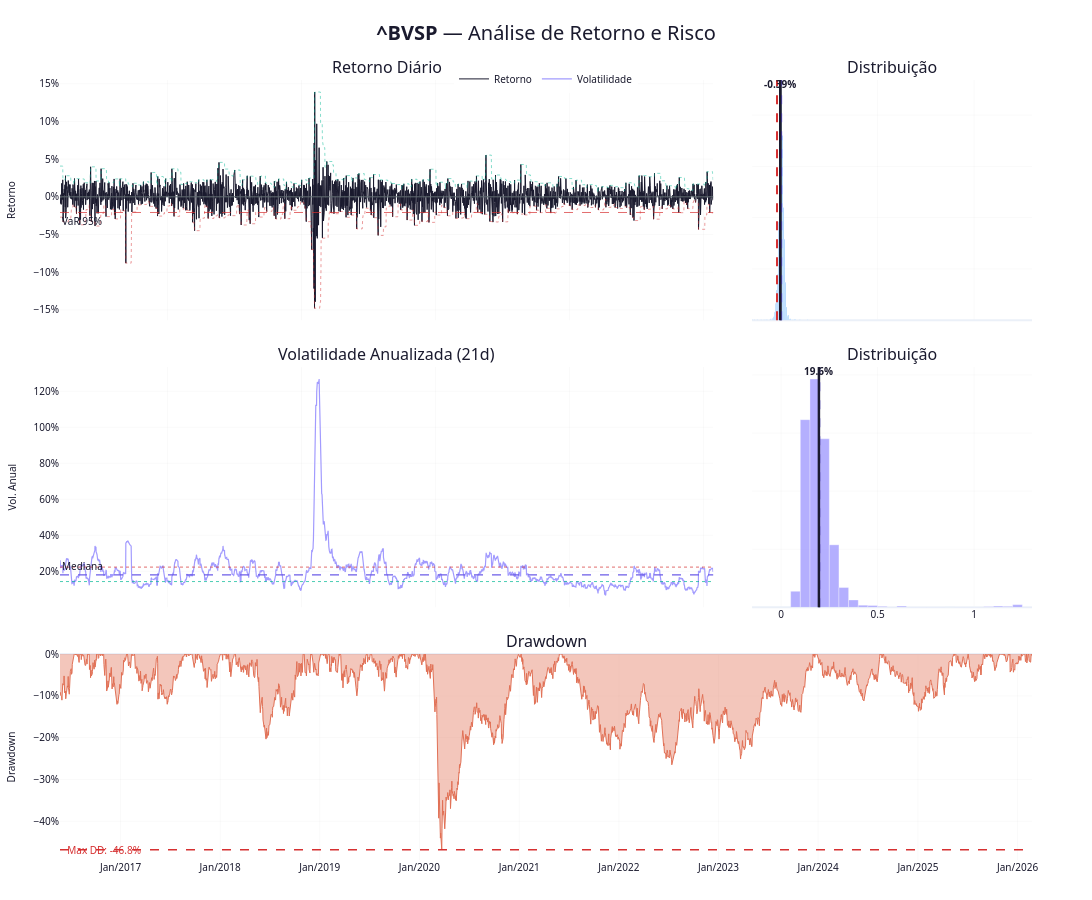

Notebook source saved alongside this figure:
### Code cell
# ══════════════════════════════════════════════════════════════
# DASHBOARD DE RETORNO E VOLATILIDADE
# ══════════════════════════════════════════════════════════════

fig = make_subplots(
    rows=3,
    cols=2,
    shared_xaxes='columns',
    vertical_spacing=0.06,
    horizontal_spacing=0.04,
    column_widths=[0.70, 0.30],
    row_heights=[0.35, 0.35, 0.30],
    specs=[
        [{}, {}],
        [{}, {}],
        [{"colspan": 2}, None],
    ],
    subplot_titles=(
        'Retorno Diário', 'Distribuição',
        'Volatilidade Anualizada (21d)', 'Distribuição',
        'Drawdown'
    )
)

# ══════════════════════════════════════════════════════════════
# ROW 1 — RETORNO
# ══════════════════════════════════════════════════════════════

# Retorno - Linha
fig.add_trace(go.Scatter(
    x=df.index,
    y=df['ret'],
    name='Retorno',
    line=dict(color=CORES['principal'], width=1),
    hovertemplate='%{y:.2%}<extra></extra>'
), row=1, col=1)

# Bandas de retorno
fig.add_trace(go.Scatter(
    x=df.index, y=df['ret_max_21'],
    name='Max 21d', line=dict(color=CORES['positivo'], width=0.8, dash='dot'),
    opacity=0.6, showlegend=False
), row=1, col=1)

fig.add_trace(go.Scatter(
    x=df.index, y=df['ret_min_21'],
    name='Min 21d', line=dict(color=CORES['negativo'], width=0.8, dash='dot'),
    opacity=0.6, showlegend=False
), row=1, col=1)

fig.add_hline(y=0, row=1, col=1, line_color=CORES['neutro'], line_width=1)

# VaR lines
fig.add_hline(y=var_hist_95/100, row=1, col=1, line_color=CORES['negativo'], 
              line_dash='dash', line_width=1, opacity=0.7,
              annotation_text='VaR 95%', annotation_position='bottom left')

# Retorno - Histograma
ret_vals = df['ret'].dropna()
fig.add_trace(go.Histogram(
    x=ret_vals,
    nbinsx=60,
    opacity=0.8,
    marker=dict(color=CORES['fundo_hist'], line=dict(color='white', width=0.3)),
    showlegend=False,
    hovertemplate='%{x:.2%}<br>Freq: %{y}<extra></extra>'
), row=1, col=2)

fig.add_vline(x=0, row=1, col=2, line_color=CORES['neutro'], line_width=1.5)
fig.add_vline(x=ret_vals.mean(), row=1, col=2, line_color=CORES['tendencia'], 
              line_width=2, line_dash='dash')
fig.add_vline(x=ret_vals.iloc[-1], row=1, col=2, line_color=CORES['principal'], line_width=2.5)

# VaR no histograma
fig.add_vline(x=var_hist_95/100, row=1, col=2, line_color=CORES['negativo'], 
              line_width=2, line_dash='dash')

fig.add_annotation(
    x=ret_vals.iloc[-1], y=1.02, yref='y2 domain',
    text=f"<b>{ret_vals.iloc[-1]:.2%}</b>",
    showarrow=False, font=dict(size=10, color=CORES['principal']),
    row=1, col=2
)

# ══════════════════════════════════════════════════════════════
# ROW 2 — VOLATILIDADE
# ══════════════════════════════════════════════════════════════

# Volatilidade - Linha
fig.add_trace(go.Scatter(
    x=df.index,
    y=df['vol'],
    name='Volatilidade',
    line=dict(color=CORES['volatilidade'], width=1.2),
    hovertemplate='%{y:.1%}<extra></extra>'
), row=2, col=1)

# Quartis
q25_vol = df['vol'].quantile(0.25)
q50_vol = df['vol'].quantile(0.50)
q75_vol = df['vol'].quantile(0.75)

fig.add_hline(y=q25_vol, row=2, col=1, line_color=CORES['positivo'], 
              line_dash='dot', line_width=1, opacity=0.7)
fig.add_hline(y=q50_vol, row=2, col=1, line_color=CORES['tendencia'], 
              line_dash='dash', line_width=1.2,
              annotation_text='Mediana', annotation_position='top left')
fig.add_hline(y=q75_vol, row=2, col=1, line_color=CORES['negativo'], 
              line_dash='dot', line_width=1, opacity=0.7)

# Volatilidade - Histograma
vol_vals = df['vol'].dropna()
fig.add_trace(go.Histogram(
    x=vol_vals,
    nbinsx=50,
    opacity=0.8,
    marker=dict(color=CORES['volatilidade'], line=dict(color='white', width=0.3)),
    showlegend=False,
    hovertemplate='%{x:.1%}<br>Freq: %{y}<extra></extra>'
), row=2, col=2)

fig.add_vline(x=vol_vals.mean(), row=2, col=2, line_color=CORES['tendencia'], 
              line_width=2, line_dash='dash')
fig.add_vline(x=vol_vals.iloc[-1], row=2, col=2, line_color=CORES['principal'], line_width=2.5)

fig.add_annotation(
    x=vol_vals.iloc[-1], y=1.02, yref='y4 domain',
    text=f"<b>{vol_vals.iloc[-1]:.1%}</b>",
    showarrow=False, font=dict(size=10, color=CORES['principal']),
    row=2, col=2
)

# ══════════════════════════════════════════════════════════════
# ROW 3 — DRAWDOWN
# ══════════════════════════════════════════════════════════════

fig.add_trace(go.Scatter(
    x=df.index,
    y=df['drawdown'],
    name='Drawdown',
    fill='tozeroy',
    line=dict(color=CORES['drawdown'], width=1),
    fillcolor='rgba(225, 112, 85, 0.4)',
    showlegend=False,
    hovertemplate='%{y:.1%}<extra></extra>'
), row=3, col=1)

fig.add_hline(
    y=df['drawdown'].min(),
    row=3, col=1,
    line_color=CORES['negativo'],
    line_dash='dash',
    line_width=1.5,
)

fig.add_annotation(
    x=df.index[0], y=df['drawdown'].min(),
    text=f"  Max DD: {df['drawdown'].min():.1%}",
    showarrow=False, xanchor='left',
    font=dict(size=10, color=CORES['negativo']),
    row=3, col=1
)

# ══════════════════════════════════════════════════════════════
# LAYOUT
# ══════════════════════════════════════════════════════════════

fig.update_layout(
    template='plotly_white',
    height=900,
    width=1400,
    margin=dict(l=60, r=60, t=80, b=40),
    hovermode='x unified',
    title=dict(
        text=f"<b>{param['ticker'].upper()}</b> — Análise de Retorno e Risco",
        font=dict(size=20, color=CORES['principal']),
        x=0.5, xanchor='center'
    ),
    legend=dict(
        orientation='h', y=1.02, x=0.5, xanchor='center',
        bgcolor='rgba(255,255,255,0.9)',
        font=dict(size=10)
    ),
    font=dict(family='Segoe UI, Arial', size=10, color=CORES['principal'])
)

# Eixos Y
fig.update_yaxes(title_text='Retorno', title_font=dict(size=10), row=1, col=1)
fig.update_yaxes(title_text='Vol. Anual', title_font=dict(size=10), row=2, col=1)
fig.update_yaxes(title_text='Drawdown', title_font=dict(size=10), row=3, col=1)

fig.update_yaxes(showticklabels=False, row=1, col=2)
fig.update_yaxes(showticklabels=False, row=2, col=2)

# Formato percentual
fig.update_yaxes(tickformat='.0%', row=1, col=1)
fig.update_yaxes(tickformat='.0%', row=2, col=1)
fig.update_yaxes(tickformat='.0%', row=3, col=1)

# Grid
fig.update_xaxes(showgrid=True, gridwidth=0.5, gridcolor='rgba(0,0,0,0.05)')
fig.update_yaxes(showgrid=True, gridwidth=0.5, gridcolor='rgba(0,0,0,0.05)')

# Datas
fig.update_xaxes(showticklabels=False, row=1, col=1)
fig.update_xaxes(showticklabels=False, row=2, col=1)
fig.update_xaxes(showticklabels=True, row=3, col=1, tickformat='%b/%Y')

fig.show()

### Figure 1 — Plotly figure (JSON) as saved in the notebook; plotly's stock layout.template omitted (floating-point values rounded to 4 significant figures; data arrays with more than 128 entries replaced by an {"elided": "..."} marker saying what was removed)
{"data": [{"hovertemplate": "%{y:.2%}<extra></extra>", "line": {"color": "#1a1a2e", "width": 1}, "name": "Retorno", "type": "scatter", "x": {"elided": "2422 str values"}, "xaxis": "x", "y": {"elided": "2422 float values"}, "yaxis": "y"}, {"line": {"color": "#00b894", "dash": "dot", "width": 0.8}, "name": "Max 21d", "opacity": 0.6, "showlegend": false, "type": "scatter", "x": {"elided": "2422 str values"}, "xaxis": "x", "y": {"elided": "2422 float values"}, "yaxis": "y"}, {"line": {"color": "#d63031", "dash": "dot", "width": 0.8}, "name": "Min 21d", "opacity": 0.6, "showlegend": false, "type": "scatter", "x": {"elided": "2422 str values"}, "xaxis": "x", "y": {"elided": "2422 float values"}, "yaxis": "y"}, {"hovertemplate": "%{x:.2%}<br>Freq: %{y}<extra></extra>", "marker": {"color": "#74b9ff", "line": {"color": "white", "width": 0.3}}, "nbinsx": 60, "opacity": 0.8, "showlegend": false, "type": "histogram", "x": {"elided": "2422 float values"}, "xaxis": "x2", "yaxis": "y2"}, {"hovertemplate": "%{y:.1%}<extra></extra>", "line": {"color": "#a29bfe", "width": 1.2}, "name": "Volatilidade", "type": "scatter", "x": {"elided": "2422 str values"}, "xaxis": "x3", "y": {"elided": "2422 float values"}, "yaxis": "y3"}, {"hovertemplate": "%{x:.1%}<br>Freq: %{y}<extra></extra>", "marker": {"color": "#a29bfe", "line": {"color": "white", "width": 0.3}}, "nbinsx": 50, "opacity": 0.8, "showlegend": false, "type": "histogram", "x": {"elided": "2422 float values"}, "xaxis": "x4", "yaxis": "y4"}, {"fill": "tozeroy", "fillcolor": "rgba(225, 112, 85, 0.4)", "hovertemplate": "%{y:.1%}<extra></extra>", "line": {"color": "#e17055", "width": 1}, "name": "Drawdown", "showlegend": false, "type": "scatter", "x": {"elided": "2422 str values"}, "xaxis": "x5", "y": {"elided": "2422 float values"}, "yaxis": "y5"}], "layout": {"annotations": [{"font": {"size": 16}, "showarrow": false, "text": "Retorno Diário", "x": 0.336, "xanchor": "center", "xref": "paper", "y": 1, "yanchor": "bottom", "yref": "paper"}, {"font": {"size": 16}, "showarrow": false, "text": "Distribuição", "x": 0.856, "xanchor": "center", "xref": "paper", "y": 1, "yanchor": "bottom", "yref": "paper"}, {"font": {"size": 16}, "showarrow": false, "text": "Volatilidade Anualizada (21d)", "x": 0.336, "xanchor": "center", "xref": "paper", "y": 0.632, "yanchor": "bottom", "yref": "paper"}, {"font": {"size": 16}, "showarrow": false, "text": "Distribuição", "x": 0.856, "xanchor": "center", "xref": "paper", "y": 0.632, "yanchor": "bottom", "yref": "paper"}, {"font": {"size": 16}, "showarrow": false, "text": "Drawdown", "x": 0.5, "xanchor": "center", "xref": "paper", "y": 0.264, "yanchor": "bottom", "yref": "paper"}, {"showarrow": false, "text": "VaR 95%", "x": 0, "xanchor": "left", "xref": "x domain", "y": -0.02077, "yanchor": "top", "yref": "y"}, {"font": {"color": "#1a1a2e", "size": 10}, "showarrow": false, "text": "<b>-0.39%</b>", "x": -0.003918, "xref": "x2", "y": 1.02, "yref": "y2 domain"}, {"showarrow": false, "text": "Mediana", "x": 0, "xanchor": "left", "xref": "x3 domain", "y": 0.1801, "yanchor": "bottom", "yref": "y3"}, {"font": {"color": "#1a1a2e", "size": 10}, "showarrow": false, "text": "<b>19.6%</b>", "x": 0.1963, "xref": "x4", "y": 1.02, "yref": "y4 domain"}, {"font": {"color": "#d63031", "size": 10}, "showarrow": false, "text": "  Max DD: -46.8%", "x": "2016-05-24T00:00:00", "xanchor": "left", "xref": "x5", "y": -0.4682, "yref": "y5"}], "font": {"color": "#1a1a2e", "family": "Segoe UI, Arial", "size": 10}, "height": 900, "hovermode": "x unified", "legend": {"bgcolor": "rgba(255,255,255,0.9)", "font": {"size": 10}, "orientation": "h", "x": 0.5, "xanchor": "center", "y": 1.02}, "margin": {"b": 40, "l": 60, "r": 60, "t": 80}, "shapes": [{"line": {"color": "#636e72", "width": 1}, "type": "line", "x0": 0, "x1": 1, "xref": "x domain", "y0": 0, "y1": 0, "yref": "y"}, {"line": {"color": "#d63031", "dash": "dash", "width": 1}, "opacity": 0.7, "type": "line", "x0": 0, "x1": 1, "xref": "x domain", "y0": -0.02077, "y1": -0.02077, "yref": "y"}, {"line": {"color": "#636e72", "width": 1.5}, "type": "line", "x0": 0, "x1": 0, "xref": "x2", "y0": 0, "y1": 1, "yref": "y2 domain"}, {"line": {"color": "#6c5ce7", "dash": "dash", "width": 2}, "type": "line", "x0": 0.000661, "x1": 0.000661, "xref": "x2", "y0": 0, "y1": 1, "yref": "y2 domain"}, {"line": {"color": "#1a1a2e", "width": 2.5}, "type": "line", "x0": -0.003918, "x1": -0.003918, "xref": "x2", "y0": 0, "y1": 1, "yref": "y2 domain"}, {"line": {"color": "#d63031", "dash": "dash", "width": 2}, "type": "line", "x0": -0.02077, "x1": -0.02077, "xref": "x2", "y0": 0, "y1": 1, "yref": "y2 domain"}, {"line": {"color": "#00b894", "dash": "dot", "width": 1}, "opacity": 0.7, "type": "line", "x0": 0, "x1": 1, "xref": "x3 domain", "y0": 0.1431, "y1": 0.1431, "yref": "y3"}, {"line": {"color": "#6c5ce7", "dash": "dash", "width": 1.2}, "type": "line", "x0": 0, "x1": 1, "xref": "x3 domain", "y0": 0.1801, "y1": 0.1801, "yref": "y3"}, {"line": {"color": "#d63031", "dash": "dot", "width": 1}, "opacity": 0.7, "type": "line", "x0": 0, "x1": 1, "xref": "x3 domain", "y0": 0.2234, "y1": 0.2234, "yref": "y3"}, {"line": {"color": "#6c5ce7", "dash": "dash", "width": 2}, "type": "line", "x0": 0.1982, "x1": 0.1982, "xref": "x4", "y0": 0, "y1": 1, "yref": "y4 domain"}, {"line": {"color": "#1a1a2e", "width": 2.5}, "type": "line", "x0": 0.1963, "x1": 0.1963, "xref": "x4", "y0": 0, "y1": 1, "yref": "y4 domain"}, {"line": {"color": "#d63031", "dash": "dash", "width": 1.5}, "type": "line", "x0": 0, "x1": 1, "xref": "x5 domain", "y0": -0.4682, "y1": -0.4682, "yref": "y5"}], "title": {"font": {"color": "#1a1a2e", "size": 20}, "text": "<b>^BVSP</b> — Análise de Retorno e Risco", "x": 0.5, "xanchor": "center"}, "width": 1400, "xaxis": {"anchor": "y", "domain": [0, 0.672], "gridcolor": "rgba(0,0,0,0.05)", "gridwidth": 0.5, "matches": "x3", "showgrid": true, "showticklabels": false}, "xaxis2": {"anchor": "y2", "domain": [0.712, 1], "gridcolor": "rgba(0,0,0,0.05)", "gridwidth": 0.5, "matches": "x4", "showgrid": true, "showticklabels": false}, "xaxis3": {"anchor": "y3", "domain": [0, 0.672], "gridcolor": "rgba(0,0,0,0.05)", "gridwidth": 0.5, "showgrid": true, "showticklabels": false}, "xaxis4": {"anchor": "y4", "domain": [0.712, 1], "gridcolor": "rgba(0,0,0,0.05)", "gridwidth": 0.5, "showgrid": true}, "xaxis5": {"anchor": "y5", "domain": [0, 1], "gridcolor": "rgba(0,0,0,0.05)", "gridwidth": 0.5, "showgrid": true, "showticklabels": true, "tickformat": "%b/%Y"}, "yaxis": {"anchor": "x", "domain": [0.692, 1], "gridcolor": "rgba(0,0,0,0.05)", "gridwidth": 0.5, "showgrid": true, "tickformat": ".0%", "title": {"font": {"size": 10}, "text": "Retorno"}}, "yaxis2": {"anchor": "x2", "domain": [0.692, 1], "gridcolor": "rgba(0,0,0,0.05)", "gridwidth": 0.5, "showgrid": true, "showticklabels": false}, "yaxis3": {"anchor": "x3", "domain": [0.324, 0.632], "gridcolor": "rgba(0,0,0,0.05)", "gridwidth": 0.5, "showgrid": true, "tickformat": ".0%", "title": {"font": {"size": 10}, "text": "Vol. Anual"}}, "yaxis4": {"anchor": "x4", "domain": [0.324, 0.632], "gridcolor": "rgba(0,0,0,0.05)", "gridwidth": 0.5, "showgrid": true, "showticklabels": false}, "yaxis5": {"anchor": "x5", "domain": [0, 0.264], "gridcolor": "rgba(0,0,0,0.05)", "gridwidth": 0.5, "showgrid": true, "tickformat": ".0%", "title": {"font": {"size": 10}, "text": "Drawdown"}}}}
